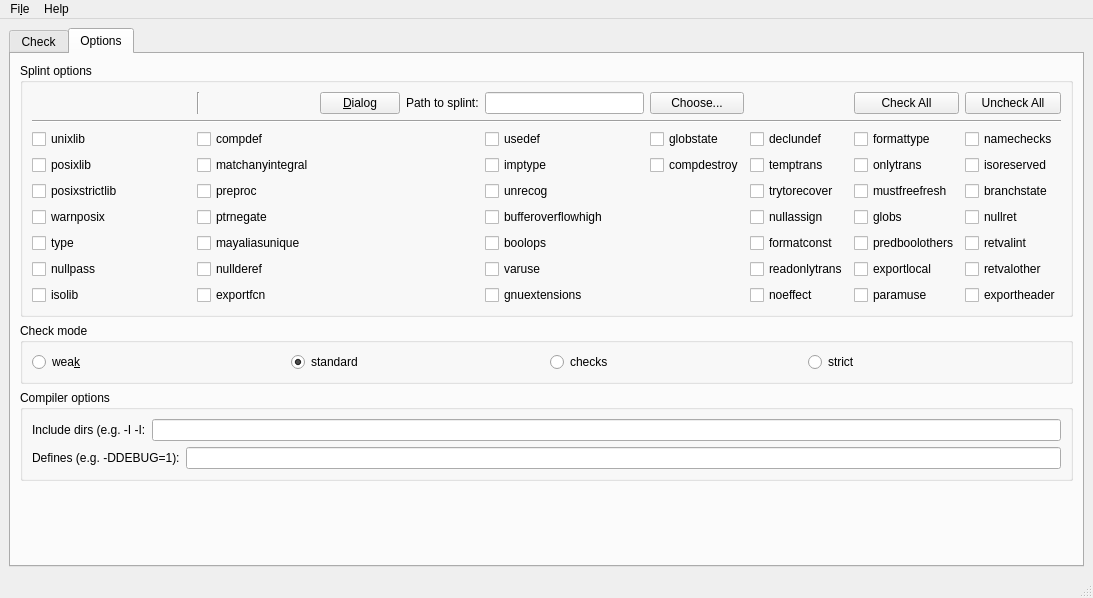
<?xml version="1.0" encoding="UTF-8"?>
<ui version="4.0">
 <class>MainWindow</class>
 <widget class="QMainWindow" name="MainWindow">
  <property name="geometry">
   <rect>
    <x>0</x>
    <y>0</y>
    <width>1093</width>
    <height>598</height>
   </rect>
  </property>
  <property name="windowTitle">
   <string>MainWindow</string>
  </property>
  <widget class="QWidget" name="centralwidget">
   <layout class="QGridLayout" name="gridLayout_4">
    <item row="0" column="0">
     <widget class="QTabWidget" name="tabWidget">
      <property name="currentIndex">
       <number>1</number>
      </property>
      <widget class="QWidget" name="tab">
       <attribute name="title">
        <string>Check</string>
       </attribute>
       <layout class="QGridLayout" name="gridLayout">
        <item row="0" column="0">
         <widget class="QTextEdit" name="OutputTextEdit">
          <property name="textInteractionFlags">
           <set>Qt::LinksAccessibleByKeyboard|Qt::LinksAccessibleByMouse|Qt::TextBrowserInteraction|Qt::TextEditable|Qt::TextEditorInteraction|Qt::TextSelectableByKeyboard|Qt::TextSelectableByMouse</set>
          </property>
         </widget>
        </item>
        <item row="1" column="0">
         <layout class="QHBoxLayout" name="horizontalLayout_3">
          <item>
           <widget class="QLabel" name="label_2">
            <property name="text">
             <string>Files:</string>
            </property>
           </widget>
          </item>
          <item>
           <widget class="QLineEdit" name="FilesLineEdit"/>
          </item>
          <item>
           <widget class="QPushButton" name="ChoosePushButton">
            <property name="text">
             <string>Choose...</string>
            </property>
           </widget>
          </item>
         </layout>
        </item>
        <item row="2" column="0">
         <widget class="QPushButton" name="CheckPushButton">
          <property name="text">
           <string>Check!</string>
          </property>
         </widget>
        </item>
       </layout>
      </widget>
      <widget class="QWidget" name="tab_2">
       <attribute name="title">
        <string>Options</string>
       </attribute>
       <layout class="QGridLayout" name="gridLayout_5">
        <item row="1" column="0">
         <widget class="QGroupBox" name="groupBox">
          <property name="title">
           <string>Check mode</string>
          </property>
          <layout class="QHBoxLayout" name="horizontalLayout">
           <item>
            <widget class="QRadioButton" name="weakModeRadioButton">
             <property name="text">
              <string>wea&amp;k</string>
             </property>
            </widget>
           </item>
           <item>
            <widget class="QRadioButton" name="standardModeRadioButton">
             <property name="text">
              <string>standard</string>
             </property>
             <property name="checked">
              <bool>true</bool>
             </property>
            </widget>
           </item>
           <item>
            <widget class="QRadioButton" name="checksModeRadioButton">
             <property name="text">
              <string>checks</string>
             </property>
            </widget>
           </item>
           <item>
            <widget class="QRadioButton" name="strictModeRadioButton">
             <property name="text">
              <string>strict</string>
             </property>
            </widget>
           </item>
          </layout>
         </widget>
        </item>
        <item row="2" column="0">
         <widget class="QGroupBox" name="groupBox_2">
          <property name="title">
           <string>Compiler options</string>
          </property>
          <layout class="QGridLayout" name="gridLayout_3">
           <item row="0" column="0">
            <layout class="QHBoxLayout" name="horizontalLayout_2">
             <item>
              <widget class="QLabel" name="label_3">
               <property name="text">
                <string>Include dirs (e.g. -I&lt;dir1&gt; -I&lt;dir2&gt;:</string>
               </property>
              </widget>
             </item>
             <item>
              <widget class="QLineEdit" name="includedirsLineEdit"/>
             </item>
            </layout>
           </item>
           <item row="1" column="0">
            <layout class="QHBoxLayout" name="horizontalLayout_4">
             <item>
              <widget class="QLabel" name="label_4">
               <property name="text">
                <string>Defines (e.g. -DDEBUG=1):</string>
               </property>
              </widget>
             </item>
             <item>
              <widget class="QLineEdit" name="definesLineEdit"/>
             </item>
            </layout>
           </item>
          </layout>
         </widget>
        </item>
        <item row="3" column="0">
         <spacer name="verticalSpacer">
          <property name="orientation">
           <enum>Qt::Vertical</enum>
          </property>
          <property name="sizeHint" stdset="0">
           <size>
            <width>858</width>
            <height>51</height>
           </size>
          </property>
         </spacer>
        </item>
        <item row="0" column="0">
         <widget class="QGroupBox" name="SplintOptionsGroupBox">
          <property name="title">
           <string>Splint options</string>
          </property>
          <layout class="QGridLayout" name="gridLayout_2">
           <item row="0" column="1">
            <widget class="Line" name="line_2">
             <property name="orientation">
              <enum>Qt::Vertical</enum>
             </property>
            </widget>
           </item>
           <item row="0" column="3">
            <widget class="QLabel" name="pathtosplintLabel">
             <property name="text">
              <string>Path to splint:</string>
             </property>
            </widget>
           </item>
           <item row="11" column="8">
            <widget class="QCheckBox" name="nullretCheckBox">
             <property name="text">
              <string>nullret</string>
             </property>
            </widget>
           </item>
           <item row="0" column="5">
            <widget class="QPushButton" name="pathtosplintPushButton">
             <property name="text">
              <string>Choose...</string>
             </property>
            </widget>
           </item>
           <item row="13" column="4">
            <widget class="QCheckBox" name="varuseCheckBox">
             <property name="text">
              <string>varuse</string>
             </property>
            </widget>
           </item>
           <item row="5" column="1">
            <widget class="QCheckBox" name="compdefCheckBox">
             <property name="text">
              <string>compdef</string>
             </property>
            </widget>
           </item>
           <item row="5" column="4">
            <widget class="QCheckBox" name="usedefCheckBox">
             <property name="text">
              <string>usedef</string>
             </property>
            </widget>
           </item>
           <item row="7" column="1">
            <widget class="QCheckBox" name="matchanyintegralCheckBox">
             <property name="text">
              <string>matchanyintegral</string>
             </property>
            </widget>
           </item>
           <item row="7" column="4">
            <widget class="QCheckBox" name="imptypeCheckBox">
             <property name="text">
              <string>imptype</string>
             </property>
            </widget>
           </item>
           <item row="11" column="1">
            <widget class="QCheckBox" name="ptrnegateCheckBox">
             <property name="text">
              <string>ptrnegate</string>
             </property>
            </widget>
           </item>
           <item row="11" column="4">
            <widget class="QCheckBox" name="bufferoverflowhighCheckBox">
             <property name="text">
              <string>bufferoverflowhigh</string>
             </property>
            </widget>
           </item>
           <item row="7" column="6">
            <widget class="QCheckBox" name="temptransCheckBox">
             <property name="text">
              <string>temptrans</string>
             </property>
            </widget>
           </item>
           <item row="12" column="0">
            <widget class="QCheckBox" name="typeCheckBox">
             <property name="text">
              <string>type</string>
             </property>
            </widget>
           </item>
           <item row="12" column="1">
            <widget class="QCheckBox" name="mayaliasuniqueCheckBox">
             <property name="text">
              <string>mayaliasunique</string>
             </property>
            </widget>
           </item>
           <item row="10" column="6">
            <widget class="QCheckBox" name="trytorecoverCheckBox">
             <property name="text">
              <string>trytorecover</string>
             </property>
            </widget>
           </item>
           <item row="2" column="0" colspan="9">
            <widget class="Line" name="line">
             <property name="orientation">
              <enum>Qt::Horizontal</enum>
             </property>
            </widget>
           </item>
           <item row="12" column="4">
            <widget class="QCheckBox" name="boolopsCheckBox">
             <property name="text">
              <string>boolops</string>
             </property>
            </widget>
           </item>
           <item row="13" column="0">
            <widget class="QCheckBox" name="nullpassCheckBox">
             <property name="text">
              <string>nullpass</string>
             </property>
            </widget>
           </item>
           <item row="0" column="4">
            <widget class="QLineEdit" name="pathtosplintLineEdit"/>
           </item>
           <item row="13" column="1">
            <widget class="QCheckBox" name="nullderefCheckBox">
             <property name="text">
              <string>nullderef</string>
             </property>
            </widget>
           </item>
           <item row="7" column="5">
            <widget class="QCheckBox" name="compdestroyCheckBox">
             <property name="text">
              <string>compdestroy</string>
             </property>
            </widget>
           </item>
           <item row="5" column="5">
            <widget class="QCheckBox" name="globstateCheckBox">
             <property name="text">
              <string>globstate</string>
             </property>
            </widget>
           </item>
           <item row="5" column="7">
            <widget class="QCheckBox" name="formattypeCheckBox">
             <property name="text">
              <string>formattype</string>
             </property>
            </widget>
           </item>
           <item row="7" column="7">
            <widget class="QCheckBox" name="onlytransCheckBox">
             <property name="text">
              <string>onlytrans</string>
             </property>
            </widget>
           </item>
           <item row="11" column="7">
            <widget class="QCheckBox" name="globsCheckBox">
             <property name="text">
              <string>globs</string>
             </property>
            </widget>
           </item>
           <item row="13" column="7">
            <widget class="QCheckBox" name="exportlocalCheckBox">
             <property name="text">
              <string>exportlocal</string>
             </property>
            </widget>
           </item>
           <item row="7" column="0">
            <widget class="QCheckBox" name="posixlibCheckBox">
             <property name="text">
              <string>posixlib</string>
             </property>
            </widget>
           </item>
           <item row="5" column="0">
            <widget class="QCheckBox" name="unixlibCheckBox">
             <property name="text">
              <string>unixlib</string>
             </property>
            </widget>
           </item>
           <item row="11" column="0">
            <widget class="QCheckBox" name="warnposixCheckBox">
             <property name="text">
              <string>warnposix</string>
             </property>
            </widget>
           </item>
           <item row="10" column="0">
            <widget class="QCheckBox" name="posixstrictlibCheckBox">
             <property name="text">
              <string>posixstrictlib</string>
             </property>
            </widget>
           </item>
           <item row="10" column="1">
            <widget class="QCheckBox" name="preprocCheckBox">
             <property name="text">
              <string>preproc</string>
             </property>
            </widget>
           </item>
           <item row="10" column="7">
            <widget class="QCheckBox" name="mustfreefreshCheckBox">
             <property name="text">
              <string>mustfreefresh</string>
             </property>
            </widget>
           </item>
           <item row="10" column="8">
            <widget class="QCheckBox" name="branchstateCheckBox">
             <property name="text">
              <string>branchstate</string>
             </property>
            </widget>
           </item>
           <item row="10" column="4">
            <widget class="QCheckBox" name="unrecogCheckBox">
             <property name="text">
              <string>unrecog</string>
             </property>
            </widget>
           </item>
           <item row="13" column="8">
            <widget class="QCheckBox" name="retvalotherCheckBox">
             <property name="text">
              <string>retvalother</string>
             </property>
            </widget>
           </item>
           <item row="12" column="8">
            <widget class="QCheckBox" name="retvalintCheckBox">
             <property name="text">
              <string>retvalint</string>
             </property>
            </widget>
           </item>
           <item row="12" column="7">
            <widget class="QCheckBox" name="predboolothersCheckBox">
             <property name="text">
              <string>predboolothers</string>
             </property>
            </widget>
           </item>
           <item row="5" column="8">
            <widget class="QCheckBox" name="namechecksCheckBox">
             <property name="text">
              <string>namechecks</string>
             </property>
            </widget>
           </item>
           <item row="7" column="8">
            <widget class="QCheckBox" name="isoreservedCheckBox">
             <property name="text">
              <string>isoreserved</string>
             </property>
            </widget>
           </item>
           <item row="14" column="0">
            <widget class="QCheckBox" name="isolibCheckBox">
             <property name="text">
              <string>isolib</string>
             </property>
            </widget>
           </item>
           <item row="14" column="1">
            <widget class="QCheckBox" name="exportfcnCheckBox">
             <property name="text">
              <string>exportfcn</string>
             </property>
            </widget>
           </item>
           <item row="14" column="4">
            <widget class="QCheckBox" name="gnuextensionsCheckBox">
             <property name="text">
              <string>gnuextensions</string>
             </property>
            </widget>
           </item>
           <item row="14" column="8">
            <widget class="QCheckBox" name="exportheaderCheckBox">
             <property name="text">
              <string>exportheader</string>
             </property>
            </widget>
           </item>
           <item row="14" column="7">
            <widget class="QCheckBox" name="paramuseCheckBox">
             <property name="text">
              <string>paramuse</string>
             </property>
            </widget>
           </item>
           <item row="5" column="6">
            <widget class="QCheckBox" name="declundefCheckBox">
             <property name="text">
              <string>declundef</string>
             </property>
            </widget>
           </item>
           <item row="11" column="6">
            <widget class="QCheckBox" name="nullassignCheckBox">
             <property name="text">
              <string>nullassign</string>
             </property>
            </widget>
           </item>
           <item row="12" column="6">
            <widget class="QCheckBox" name="formatconstCheckBox">
             <property name="text">
              <string>formatconst</string>
             </property>
            </widget>
           </item>
           <item row="14" column="6">
            <widget class="QCheckBox" name="noeffectCheckBox">
             <property name="text">
              <string>noeffect</string>
             </property>
            </widget>
           </item>
           <item row="13" column="6">
            <widget class="QCheckBox" name="readonlytransCheckBox">
             <property name="text">
              <string>readonlytrans</string>
             </property>
            </widget>
           </item>
           <item row="0" column="8">
            <widget class="QPushButton" name="uncheckallPushButton">
             <property name="text">
              <string>Uncheck All</string>
             </property>
            </widget>
           </item>
           <item row="0" column="7">
            <widget class="QPushButton" name="checkallPushButton">
             <property name="text">
              <string>Check All</string>
             </property>
            </widget>
           </item>
           <item row="0" column="0">
            <spacer name="horizontalSpacer">
             <property name="orientation">
              <enum>Qt::Horizontal</enum>
             </property>
             <property name="sizeHint" stdset="0">
              <size>
               <width>40</width>
               <height>20</height>
              </size>
             </property>
            </spacer>
           </item>
           <item row="0" column="2">
            <widget class="QPushButton" name="dialogPushButton">
             <property name="text">
              <string>&amp;Dialog</string>
             </property>
            </widget>
           </item>
          </layout>
         </widget>
        </item>
       </layout>
      </widget>
     </widget>
    </item>
   </layout>
  </widget>
  <widget class="QStatusBar" name="statusbar"/>
  <widget class="QMenuBar" name="menubar">
   <property name="geometry">
    <rect>
     <x>0</x>
     <y>0</y>
     <width>1093</width>
     <height>24</height>
    </rect>
   </property>
   <widget class="QMenu" name="menuSplint_GUI">
    <property name="title">
     <string>Fi&amp;le</string>
    </property>
    <addaction name="actionQuit"/>
   </widget>
   <widget class="QMenu" name="menuHelp">
    <property name="title">
     <string>Help</string>
    </property>
    <addaction name="actionAbout"/>
    <addaction name="actionAboutQt"/>
   </widget>
   <addaction name="menuSplint_GUI"/>
   <addaction name="menuHelp"/>
  </widget>
  <action name="actionQuit">
   <property name="text">
    <string>&amp;Quit</string>
   </property>
  </action>
  <action name="actionAbout">
   <property name="text">
    <string>&amp;About SplintGUI</string>
   </property>
  </action>
  <action name="actionAboutQt">
   <property name="text">
    <string>A&amp;boutQt</string>
   </property>
  </action>
 </widget>
 <resources/>
 <connections>
  <connection>
   <sender>checkallPushButton</sender>
   <signal>clicked()</signal>
   <receiver>SplintOptionsGroupBox</receiver>
   <slot>setFocus()</slot>
   <hints>
    <hint type="sourcelabel">
     <x>890</x>
     <y>98</y>
    </hint>
    <hint type="destinationlabel">
     <x>798</x>
     <y>90</y>
    </hint>
   </hints>
  </connection>
 </connections>
</ui>
